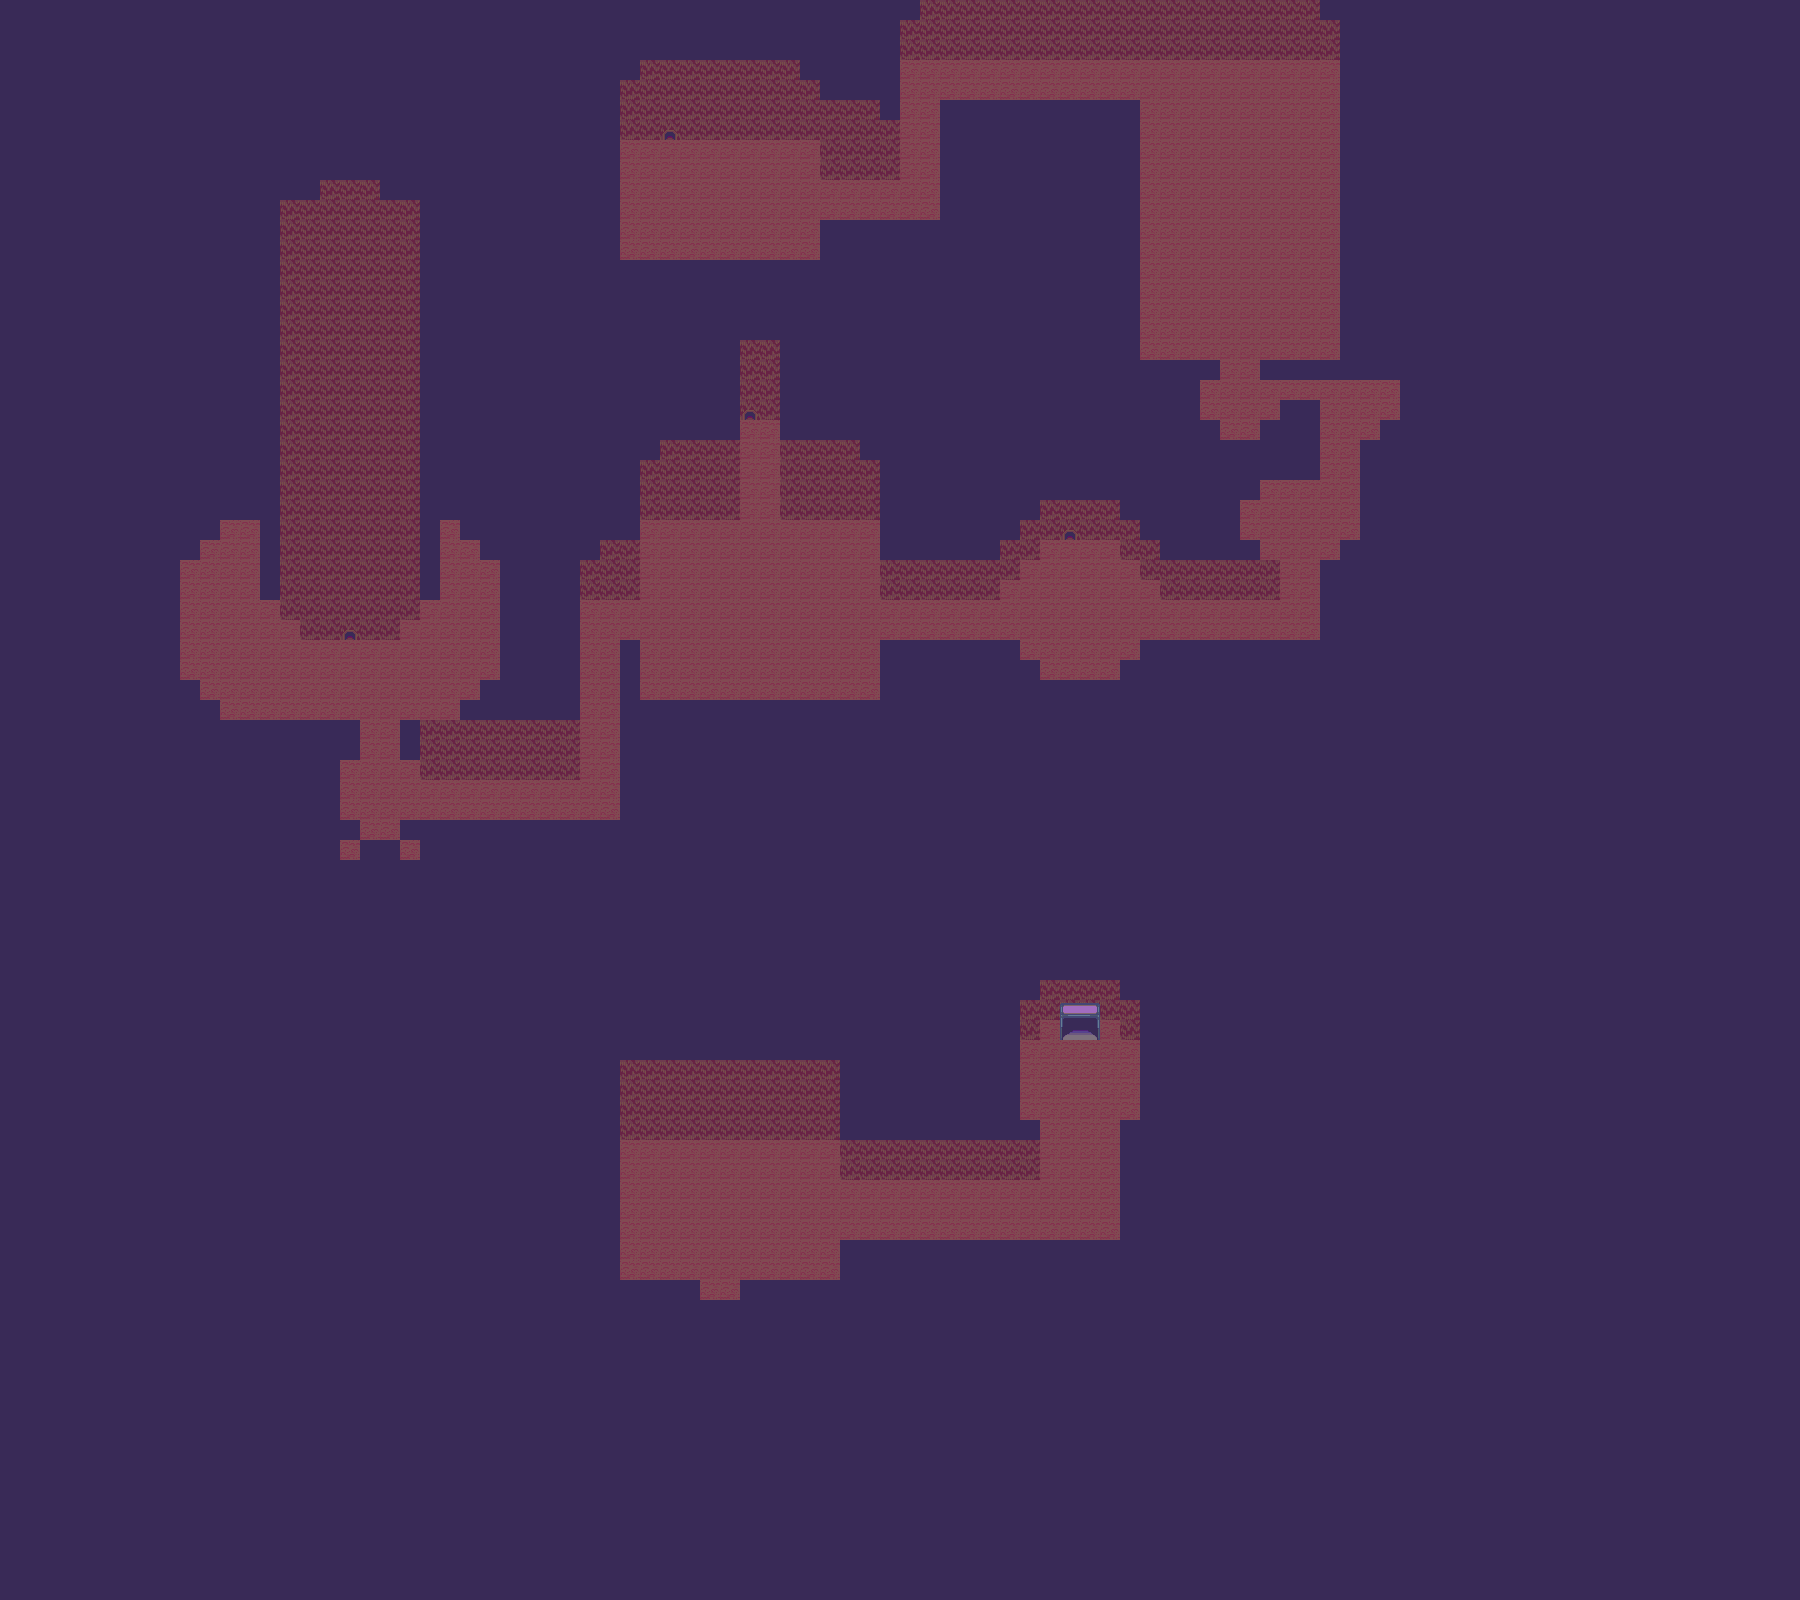

A 2D game scene composited from a Tiled map and its tileset images. What follows is a short description and the map's XML, with each tile layer's data collapsed to a summary:
An orthogonal 90x80 tile map with 20x20 px tiles, 5 tile layers (Back, edges, Stairs, Collisons, ...).

<map version="1.0" tiledversion="2017.06.27" orientation="orthogonal" renderorder="right-down" width="90" height="80" tilewidth="20" tileheight="20" nextobjectid="1">
 <tileset firstgid="1" source="finaltilesets.tsx" />
 <layer name="Back" width="90" height="80">
  <data>[7200 cells, 7200 non-empty, 4 distinct tile ids]</data>
 </layer>
 <layer name="edges" width="90" height="80">
  <data>[7200 cells, 0 non-empty, 0 distinct tile ids]</data>
 </layer>
 <layer name="Stairs" width="90" height="80">
  <data>[7200 cells, 4 non-empty, 4 distinct tile ids]</data>
 </layer>
 <layer name="Collisons" width="90" height="80" opacity="0.01">
  <data>[7200 cells, 512 non-empty, 2 distinct tile ids]</data>
 </layer>
 <layer name="Light" width="90" height="80" opacity="0.42">
  <data>[7200 cells, 7200 non-empty, 1 distinct tile ids]</data>
 </layer>
</map>
